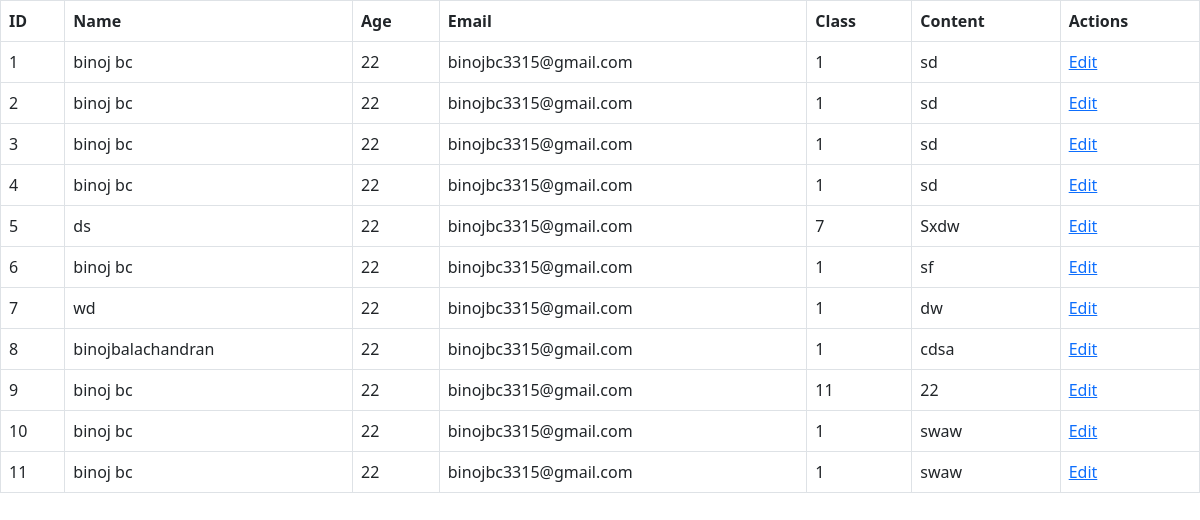
Page /list/ on the committed database.
### myapp/models.py (models this page shows)
class Contact(models.Model):
    name = models.CharField(
        max_length=50,
        blank=True,
        null=True,
    )
    email = models.EmailField(
        max_length=100,
        blank=True,
        null=True,
        validators=[gmail_validation],
    )
    age = models.IntegerField(
        blank=False,
        null=True,
    )
    content = models.TextField()
    Class = models.CharField(
        max_length = 20,
        choices = CLASS_CHOICES,
        default = '1'
        )

### myapp/views.py (the view)
# urls.py: path('list/', views.ContactListView.as_view(), name="list-contact"),
class ContactListView(ListView):
    template_name = "myapp/contact-list.html"
    context_object_name = "records"
    queryset = Contact.objects.all()

### myapp/templates/myapp/contact-list.html (shortened to what this page needs)
<!DOCTYPE html>
<html lang="en">
<head>
</head>
<link href="https://cdn.jsdelivr.net/npm/bootstrap@5.2.2/dist/css/bootstrap.min.css" rel="stylesheet">
<body>
</body>
</html>
    <table class="table table-bordered">
    <thead>
        <tr>
            <th>ID</th>
            <th>Name</th>
            <th>Age</th>
            <th>Email</th>
            <th>Class</th>
            <th>Content</th>
            <th>Actions</th>
        </tr>
    </thead>
    <tbody>
        {% for contact in records %}
        <tr>
            <td>{{ contact.id }}</td>
            <td>{{ contact.name }}</td>
            <td>{{ contact.age }}</td>
            <td>{{ contact.email }}</td>
            <td>{{ contact.Class }}</td>
            <td>{{ contact.content }}</td>
            <td><a href="{% url 'update-contact' id=contact.id  %}">Edit</a></td>
        </tr>
        {% endfor %}
    </tbody>
</table>

### rows in the picture
Contact: id "1", name "binoj bc", age "22", email "binojbc3315@gmail.com", Class "1", content "sd"
Contact: id "2", name "binoj bc", age "22", email "binojbc3315@gmail.com", Class "1", content "sd"
Contact: id "3", name "binoj bc", age "22", email "binojbc3315@gmail.com", Class "1", content "sd"
Contact: id "4", name "binoj bc", age "22", email "binojbc3315@gmail.com", Class "1", content "sd"
Contact: id "5", name "ds", age "22", email "binojbc3315@gmail.com", Class "7", content "Sxdw"
Contact: id "6", name "binoj bc", age "22", email "binojbc3315@gmail.com", Class "1", content "sf"
Contact: id "7", name "wd", age "22", email "binojbc3315@gmail.com", Class "1", content "dw"
Contact: id "8", name "binojbalachandran", age "22", email "binojbc3315@gmail.com", Class "1", content "cdsa"
Contact: id "9", name "binoj bc", age "22", email "binojbc3315@gmail.com", Class "11", content "22"
Contact: id "10", name "binoj bc", age "22", email "binojbc3315@gmail.com", Class "1", content "swaw"
Contact: id "11", name "binoj bc", age "22", email "binojbc3315@gmail.com", Class "1", content "swaw"
